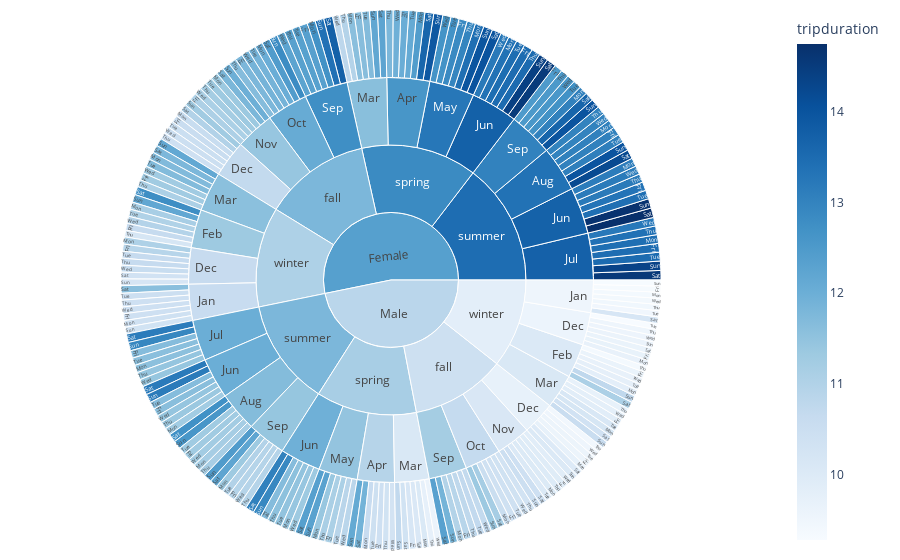

The notebook cell saved with this chart:
### Code cell
fig_tripduration = px.sunburst(df_compareTrip, path = ['gender', 'season', 'months', 'dayofweek'], 
                        values = 'tripduration',
                        color = 'tripduration',
                        color_continuous_scale = 'blues',
                        maxdepth = -1)

fig_tripduration.update_layout(margin = dict(t = 10, b = 10, r = 10, l = 10),
                                showlegend = False,
                                plot_bgcolor = 'black',
                                )
                  
fig_tripduration.show()

### Figure 1 — Plotly figure (JSON) as saved in the notebook; plotly's stock layout.template omitted (floating-point values rounded to 4 significant figures; data arrays with more than 128 entries replaced by an {"elided": "..."} marker saying what was removed)
{"data": [{"branchvalues": "total", "customdata": {"elided": "266x1 float values"}, "domain": {"x": [0, 1], "y": [0, 1]}, "hovertemplate": "labels=%{label}<br>tripduration_sum=%{value}<br>parent=%{parent}<br>id=%{id}<br>tripduration=%{color}<extra></extra>", "ids": {"elided": "266 str values"}, "labels": {"elided": "266 str values"}, "marker": {"coloraxis": "coloraxis", "colors": {"elided": "266 float values"}}, "maxdepth": -1, "name": "", "parents": {"elided": "266 str values"}, "type": "sunburst", "values": {"elided": "266 float values"}}], "layout": {"autosize": true, "coloraxis": {"colorbar": {"title": {"text": "tripduration"}}, "colorscale": [[0, "rgb(247,251,255)"], [0.125, "rgb(222,235,247)"], [0.25, "rgb(198,219,239)"], [0.375, "rgb(158,202,225)"], [0.5, "rgb(107,174,214)"], [0.625, "rgb(66,146,198)"], [0.75, "rgb(33,113,181)"], [0.875, "rgb(8,81,156)"], [1, "rgb(8,48,107)"]]}, "legend": {"tracegroupgap": 0}, "margin": {"b": 10, "l": 10, "r": 10, "t": 10}, "plot_bgcolor": "black", "showlegend": false}}
